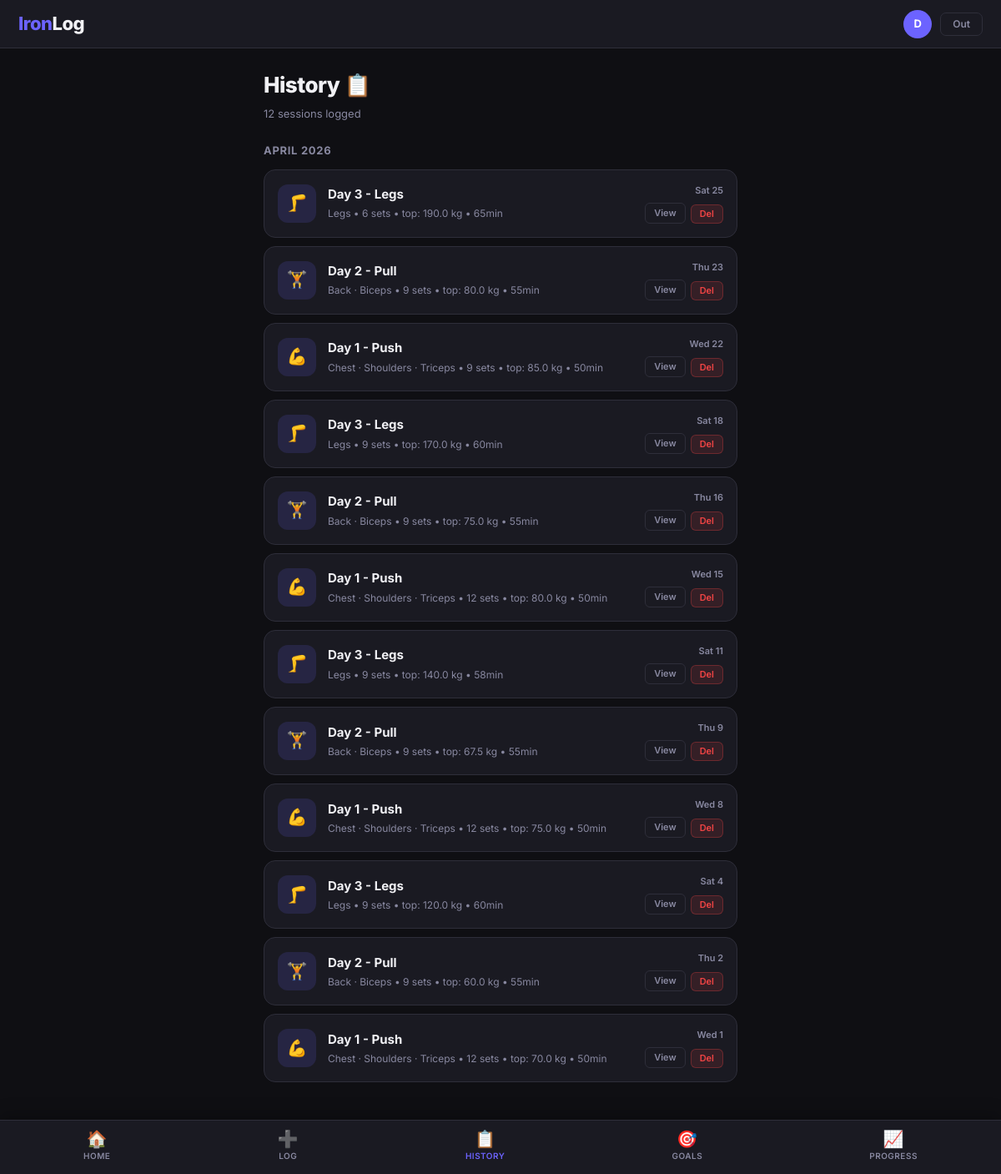
The app's page /history.php (signed in) with its own data.
### tables this page shows
CREATE TABLE `workouts` (
  `id` int(10) UNSIGNED NOT NULL,
  `user_id` int(10) UNSIGNED NOT NULL,
  `title` varchar(150) NOT NULL,
  `workout_date` date NOT NULL,
  `duration_min` smallint(5) UNSIGNED DEFAULT NULL,
  `notes` text DEFAULT NULL,
  `created_at` timestamp NOT NULL DEFAULT current_timestamp()
);

### config/auth.php (called while the page is built, shortened)
<?php
function ufull(){ return $_SESSION['ufull'] ?? ''; }

### history.php (the view, shortened to what this page needs)
<?php
require_once __DIR__.'/config/db.php';
require_once __DIR__.'/config/auth.php';
$uid=uid();
$s=$pdo->prepare("
    SELECT w.id,w.title,w.workout_date,w.duration_min,
           COUNT(DISTINCT e.id) AS excount,
           COUNT(st.id) AS setcount,
           MAX(st.weight_kg) AS maxkg,
           GROUP_CONCAT(DISTINCT e.muscle_group ORDER BY e.sort_order SEPARATOR ',') AS muscles
    FROM workouts w
    LEFT JOIN exercises e ON e.workout_id=w.id
    LEFT JOIN sets st ON st.exercise_id=e.id
    WHERE w.user_id=?
    GROUP BY w.id ORDER BY w.workout_date DESC,w.id DESC
");
$s->execute([$uid]); $workouts=$s->fetchAll();
$icons=['Chest'=>'💪','Back'=>'🏋️','Legs'=>'🦵','Shoulders'=>'🔥',
        'Biceps'=>'💪','Triceps'=>'🦾','Core'=>'⚡','Cardio'=>'🏃'];
require_once __DIR__.'/config/header.php';
?>
<div class="page-title">History 📋</div>
<div class="page-sub"><?= count($workouts) ?> session<?= count($workouts)!=1?'s':'' ?> logged</div>
<?php if(empty($workouts)): ?>
<div class="empty">
  <div class="empty-icon">📋</div>
  <div class="empty-title">No workouts yet</div>
  <div class="empty-txt"><a href="/ironlog/log.php">Log your first workout</a> to get started!</div>
</div>
<?php else: ?>
<?php
$grouped=[];
foreach($workouts as $w){
    $key=date('F Y',strtotime($w['workout_date']));
    $grouped[$key][]=$w;
}
foreach($grouped as $month=>$list):
?>
<div class="sec-head"><div class="sec-title"><?= $month ?></div></div>
<?php foreach($list as $w):
  $muscleList=$w['muscles']?explode(',',$w['muscles']):[];
  $icon=$icons[$muscleList[0]??'']??'🏋️';
  $dateStr=date('D j',strtotime($w['workout_date']));
?>
<div class="workout-item">
  <div class="workout-icon"><?= $icon ?></div>
  <div class="workout-info">
    <div class="workout-title"><?= htmlspecialchars($w['title']) ?></div>
    <div class="workout-meta">
      <?= implode(' · ', array_unique($muscleList)) ?>
      &bull; <?= $w['setcount'] ?> sets
      <?= $w['maxkg']>0 ? " &bull; top: {$w['maxkg']} kg" : '' ?>
      <?= $w['duration_min'] ? " &bull; {$w['duration_min']}min" : '' ?>
    </div>
  </div>
  <div class="workout-right">
    <div class="workout-date"><?= $dateStr ?></div>
    <div style="display:flex;gap:6px">
      <a href="/ironlog/history.php?view=<?= $w['id'] ?>" class="btn btn-ghost btn-xs">View</a>
      <form method="POST" style="display:inline">
        <button class="btn btn-red btn-xs" data-confirm="Delete this workout?">Del</button>
      </form>
    </div>
  </div>
</div>
<?php endforeach; ?>
<?php endforeach; ?>
<?php endif; ?>
<?php require_once __DIR__.'/config/footer.php'; ?>

### config/header.php (shortened to what this page needs)
<?php
$init  = strtoupper(mb_substr(ufull(), 0, 1));
?>
<!DOCTYPE html>
<html lang="en">
<head>
<link rel="stylesheet" href="/ironlog/css/style.css">
</head>
<body>
<header class="topbar">
  <div class="logo">Iron<span>Log</span></div>
  <div class="user-chip">
    <div class="avatar"><?= $init ?></div>
    <a href="/ironlog/logout.php" class="btn btn-ghost btn-sm">Out</a>
  </div>
</header>
<div class="page-wrap">

### config/footer.php (shortened to what this page needs)
<?php $page = basename($_SERVER['PHP_SELF'],'.php'); ?>
</div>
<nav class="bottom-nav">
  <a href="/ironlog/dashboard.php" class="nav-item <?= $page==='dashboard'?'active':'' ?>">
    <span class="icon">🏠</span>Home
  </a>
  <a href="/ironlog/log.php" class="nav-item <?= $page==='log'?'active':'' ?>">
    <span class="icon">➕</span>Log
  </a>
  <a href="/ironlog/history.php" class="nav-item <?= $page==='history'?'active':'' ?>">
    <span class="icon">📋</span>History
  </a>
  <a href="/ironlog/goals.php" class="nav-item <?= $page==='goals'?'active':'' ?>">
    <span class="icon">🎯</span>Goals
  </a>
  <a href="/ironlog/progress.php" class="nav-item <?= $page==='progress'?'active':'' ?>">
    <span class="icon">📈</span>Progress
  </a>
</nav>
</body>
</html>

### css/style.css (style rules this page uses)
:root { --bg: #0f0f13; --card: #1a1a22; --card2: #22222d; --border: #2e2e3a; --accent: #6c63ff; --green: #22c55e; --orange: #f97316; --red: #ef4444; --yellow: #eab308; --text: #f1f1f5; --muted: #8888a0; --faint: #3a3a4a; --radius: 14px; --rsm: 9px; --shadow: 0 4px 24px rgba(0,0,0,.45); }
*,*::before,*::after { box-sizing:border-box;margin:0;padding:0 }
html { scroll-behavior:smooth }
body { background:var(--bg);color:var(--text);font-family:'Inter',sans-serif;font-size:15px;line-height:1.55;min-height:100vh }
a { color:var(--accent);text-decoration:none }
.btn { display:inline-flex;align-items:center;justify-content:center;gap:7px; padding:11px 22px;border:1.5px solid transparent;border-radius:var(--rsm); font-family:'Inter',sans-serif;font-size:14px;font-weight:600;cursor:pointer; transition:.18s;text-decoration:none;white-space:nowrap;line-height:1 }
.btn-ghost { background:transparent;color:var(--muted);border-color:var(--border) }
.btn-red { background:rgba(239,68,68,.13);color:var(--red);border-color:rgba(239,68,68,.3) }
.btn-sm { padding:7px 14px;font-size:12px;border-radius:7px }
.btn-xs { padding:5px 10px;font-size:11px;border-radius:6px }
.topbar { position:sticky;top:0;z-index:100;background:var(--card); border-bottom:1px solid var(--border);height:58px;display:flex; align-items:center;justify-content:space-between;padding:0 22px }
.logo { font-size:22px;font-weight:800;letter-spacing:-0.5px;color:var(--accent) }
.logo span { color:var(--text) }
.user-chip { display:flex;align-items:center;gap:10px }
.avatar { width:34px;height:34px;border-radius:50%;background:var(--accent); color:#fff;display:flex;align-items:center;justify-content:center; font-weight:700;font-size:13px;flex-shrink:0 }
.bottom-nav { position:fixed;bottom:0;left:0;right:0;z-index:100; background:var(--card);border-top:1px solid var(--border); display:flex;justify-content:space-around;padding:8px 0 10px; box-shadow:0 -4px 20px rgba(0,0,0,.3) }
.nav-item { display:flex;flex-direction:column;align-items:center;gap:3px; padding:4px 16px;border:none;background:transparent;color:var(--muted); font-family:'Inter',sans-serif;font-size:10px;font-weight:600; text-transform:uppercase;letter-spacing:.5px;cursor:pointer; transition:.2s;text-decoration:none }
.nav-item .icon { font-size:20px;line-height:1 }
.nav-item.active,.nav-item:hover { color:var(--accent);text-decoration:none }
.page-wrap { max-width:600px;margin:0 auto;padding:24px 16px 100px }
.workout-item { background:var(--card);border:1px solid var(--border); border-radius:var(--radius);padding:16px;margin-bottom:10px; display:flex;align-items:center;gap:14px;transition:.18s }
.workout-icon { width:46px;height:46px;border-radius:12px;background:rgba(108,99,255,.15); display:flex;align-items:center;justify-content:center;font-size:20px;flex-shrink:0 }
.workout-info { flex:1;min-width:0 }
.workout-title { font-weight:700;font-size:15px;margin-bottom:3px; white-space:nowrap;overflow:hidden;text-overflow:ellipsis }
.workout-meta { font-size:12px;color:var(--muted) }
.workout-right { display:flex;flex-direction:column;align-items:flex-end;gap:6px;flex-shrink:0 }
.workout-date { font-size:11px;color:var(--muted);font-weight:600 }
.sec-head { display:flex;align-items:center;justify-content:space-between; margin-bottom:12px;margin-top:24px }
.sec-title { font-size:13px;font-weight:700;color:var(--muted); text-transform:uppercase;letter-spacing:.7px }
.page-title { font-size:26px;font-weight:800;letter-spacing:-.5px;margin-bottom:4px }
.page-sub { font-size:13px;color:var(--muted);margin-bottom:22px }
@media (min-width:640px) { .bottom-nav { display:flex } }
@media (min-width:640px) { .page-wrap { padding-bottom:100px } }

### records on screen
workouts: icon "🦵", title "Day 3 - Legs", muscleList "Legs", setcount "6", maxkg "190.0", duration_min "65", workout_date "Sat 25"
workouts: icon "🏋️", title "Day 2 - Pull", muscleList "Back · Biceps", setcount "9", maxkg "80.0", duration_min "55", workout_date "Thu 23"
workouts: icon "💪", title "Day 1 - Push", muscleList "Chest · Shoulders · Triceps", setcount "9", maxkg "85.0", duration_min "50", workout_date "Wed 22"
workouts: icon "🦵", title "Day 3 - Legs", muscleList "Legs", setcount "9", maxkg "170.0", duration_min "60", workout_date "Sat 18"
workouts: icon "🏋️", title "Day 2 - Pull", muscleList "Back · Biceps", setcount "9", maxkg "75.0", duration_min "55", workout_date "Thu 16"
workouts: icon "💪", title "Day 1 - Push", muscleList "Chest · Shoulders · Triceps", setcount "12", maxkg "80.0", duration_min "50", workout_date "Wed 15"
workouts: icon "🦵", title "Day 3 - Legs", muscleList "Legs", setcount "9", maxkg "140.0", duration_min "58", workout_date "Sat 11"
workouts: icon "🏋️", title "Day 2 - Pull", muscleList "Back · Biceps", setcount "9", maxkg "67.5", duration_min "55", workout_date "Thu 9"
workouts: icon "💪", title "Day 1 - Push", muscleList "Chest · Shoulders · Triceps", setcount "12", maxkg "75.0", duration_min "50", workout_date "Wed 8"
workouts: icon "🦵", title "Day 3 - Legs", muscleList "Legs", setcount "9", maxkg "120.0", duration_min "60", workout_date "Sat 4"
workouts: icon "🏋️", title "Day 2 - Pull", muscleList "Back · Biceps", setcount "9", maxkg "60.0", duration_min "55", workout_date "Thu 2"
workouts: icon "💪", title "Day 1 - Push", muscleList "Chest · Shoulders · Triceps", setcount "12", maxkg "70.0", duration_min "50", workout_date "Wed 1"

### other values on screen
$init "D"
count($workouts) "12"
$month "APRIL 2026"
